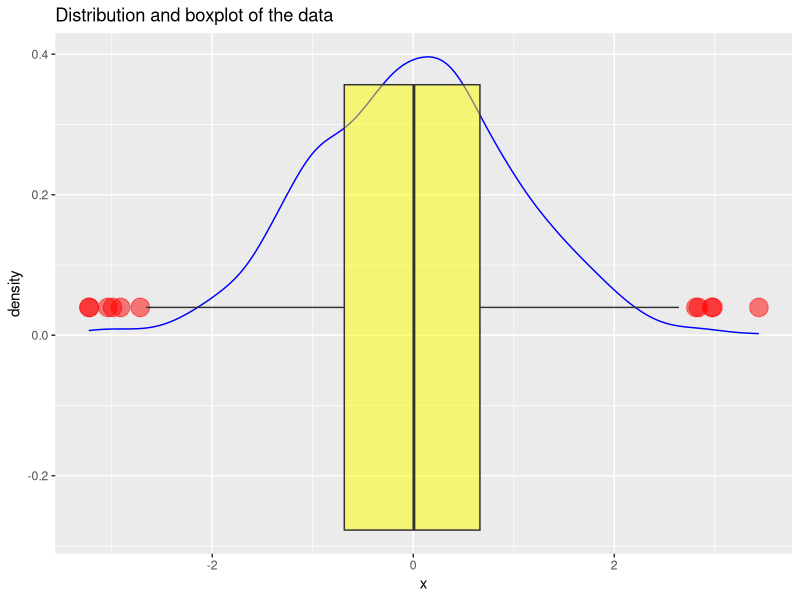
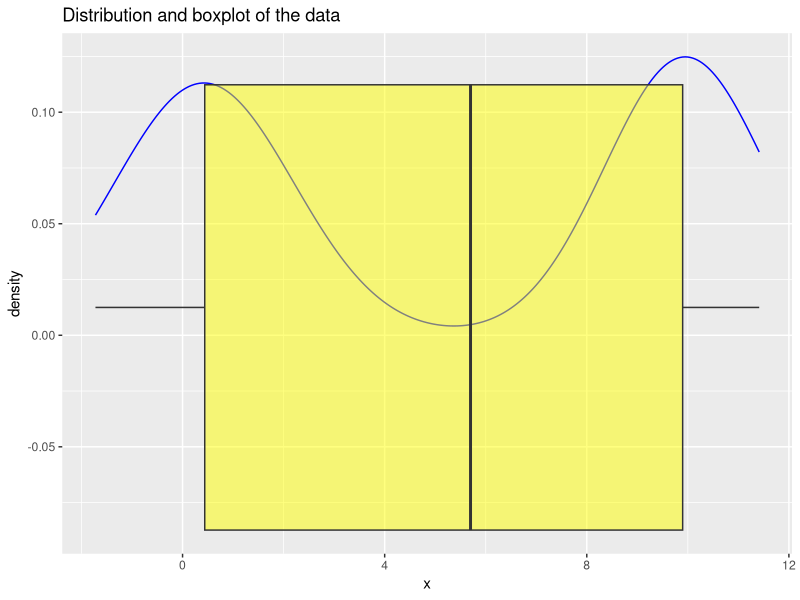
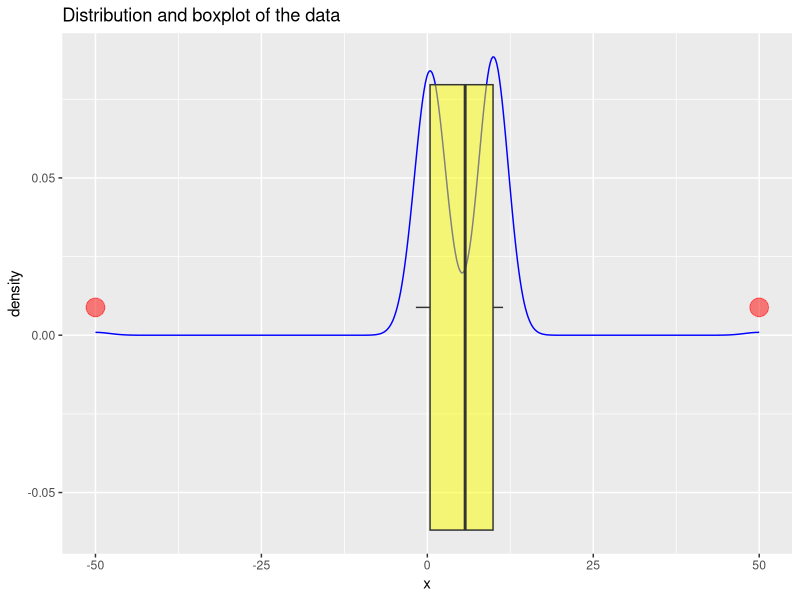

Source code (R) for these figures, in order:
## ---- chunk 1
library(ggplot2)

plot.density.boxplot <- function(x) {
   # find out the highest peak of the distribution
   max.peak <- max(density(x)$y)
   # adjust the width of boxplot with respect to the max.peak value and
   # raise the boxplot a little bit so that the whiskers are slightly
   # above the x-axis.
   ggplot() + geom_density(aes(x=x), col="blue") +
      geom_boxplot(aes(x=x, y=0.1*max.peak), width=1.6*max.peak,
                   fill='yellow', alpha=0.5,
                   outlier.colour="red", outlier.size=6) +
      labs(title="Distribution and boxplot of the data", y="density")
}
## ---- chunk 2
x <- rnorm(1000)
plot.density.boxplot(x)

q <- boxplot.stats(x)$stats # we call these numbers Q0,...,Q4
q
for (i in 0:4) 
   assign(paste('Q', i, sep=""), q[i+1])
## ---- chunk 3
# inter-quartile range
IQR <- Q3 - Q1

# Theoretically, the lower whisker Q0 should be at:
theoretical.Q0 <- Q1 - 1.5*IQR

cat("Theoretically, Q0 should be", theoretical.Q0, "\n")
cat("Q0 computed by boxplot.stats() is", Q0, "\n")
## ---- chunk 4
v0 <- min(x[x >= theoretical.Q0])
cat("The smallest value in x that is just larger than or equal to theoretical.Q0 is", v0, "\n")
## ---- chunk 5
theoretical.Q4 <- Q3 + 1.5*IQR
v4 <- max(x[x <= theoretical.Q4])
cat("Theoretically, Q4 should be", theoretical.Q4, "\n")
cat("Q4 computed by boxplot.stats() is", Q4, "\n")
cat("The largest value in x that is just smaller than or equal to theoretical.Q4 is", v4, "\n")
## ---- chunk 6
x <- sample(c(rnorm(100, mean=0.5), rnorm(100, mean=10, sd=0.5)))
plot.density.boxplot(x)

q <- boxplot.stats(x)$stats
q
for (i in 0:4) 
   assign(paste('Q', i, sep=""), q[i+1])

IQR <- Q3 - Q1
theoretical.Q0 <- Q1 - 1.5*IQR
v0 <- min(x[x >= theoretical.Q0])
cat("Theoretically, Q0 should be", theoretical.Q0, "\n")
cat("Q0 computed by boxplot.stats() is", Q0, "\n")
cat("The smallest value in x that is just larger than or equal to theoretical.Q0 is", v0, "\n")

theoretical.Q4 <- Q3 + 1.5*IQR
v4 <- max(x[x <= theoretical.Q4])
cat("Theoretically, Q4 should be", theoretical.Q4, "\n")
cat("Q4 computed by boxplot.stats() is", Q4, "\n")
cat("The largest value in x that is just smaller than or equal to theoretical.Q4 is", v4, "\n")
## ---- chunk 7
cat("min(x) = ", min(x), "; max(x) = ", max(x))
## ---- chunk 8
x[length(x)+1] <- -50
x[length(x)+1] <- 50
plot.density.boxplot(x)
q <- boxplot.stats(x)$stats
q
## ---- chunk 9
sorted.x <- sort(x)
cat("The first four numbers in sorted x are:", sorted.x[1:4])
cat("Q0 returned by boxplot.stats() is:", q[1])

cat("The last four numbers in sorted x are:", rev(sorted.x)[4:1])
cat("Q4 returned by boxplot.stats() is:", q[5])
## ---- chunk 10
outliers <- boxplot.stats(x)$out

cat("The outliers in x are:", outliers)

